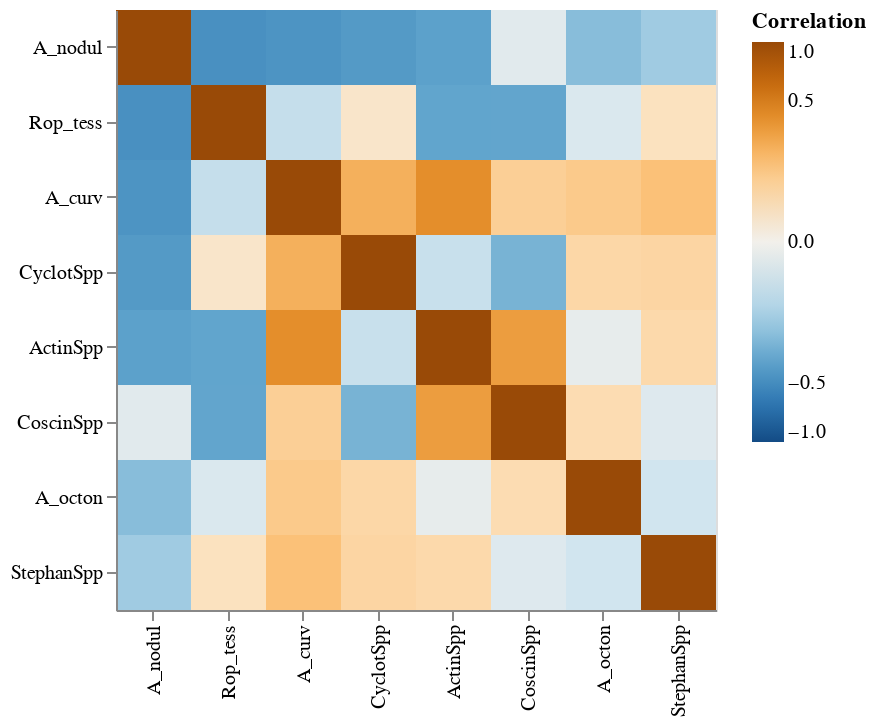

This figure's notebook cell:
### Markdown cell above
_Type your answer here, replacing this text._

### Code cell
corr_mx = diatoms.set_index(['Depth', 'Age']).corr() # SOLUTION

# melt corr_mx
# BEGIN SOLUTION
corr_mx_long = corr_mx.reset_index().rename(
    columns = {'index': 'row'}
).melt(
    id_vars = 'row',
    var_name = 'col',
    value_name = 'Correlation'
)
# END SOLUTION

# construct heatmap
# BEGIN SOLUTION
fig5 = alt.Chart(corr_mx_long).mark_rect().encode(
    x = alt.X('col', title = '', sort = {'field': 'Correlation', 'order': 'ascending'}),
    y = alt.Y('row', title = '', sort = {'field': 'Correlation', 'order': 'ascending'}),
    color = alt.Color('Correlation', 
                      scale = alt.Scale(scheme = 'blueorange',
                                        domain = (-1, 1), 
                                        type = 'sqrt'),
                     legend = alt.Legend(tickCount = 5))
).properties(width = 300, height = 300)
# END SOLUTION

# display
fig5

### Figure 1 — Vega-Lite specification as saved in the notebook (floating-point values rounded to 4 significant figures)
{"config": {"view": {"continuousWidth": 400, "continuousHeight": 300}}, "data": {"name": "data-9ee510db773f5545a7d2d7974b488e8b"}, "mark": "rect", "encoding": {"color": {"field": "Correlation", "legend": {"tickCount": 5}, "scale": {"domain": [-1, 1], "scheme": "blueorange", "type": "sqrt"}, "type": "quantitative"}, "x": {"field": "col", "sort": {"field": "Correlation", "order": "ascending"}, "title": "", "type": "nominal"}, "y": {"field": "row", "sort": {"field": "Correlation", "order": "ascending"}, "title": "", "type": "nominal"}}, "height": 300, "width": 300, "$schema": "https://vega.github.io/schema/vega-lite/v4.17.0.json", "datasets": {"data-9ee510db773f5545a7d2d7974b488e8b": [{"row": "A_curv", "col": "A_curv", "Correlation": 1.0}, {"row": "A_octon", "col": "A_curv", "Correlation": 0.1115}, {"row": "ActinSpp", "col": "A_curv", "Correlation": 0.3909}, {"row": "A_nodul", "col": "A_curv", "Correlation": -0.4468}, {"row": "CoscinSpp", "col": "A_curv", "Correlation": 0.09122}, {"row": "CyclotSpp", "col": "A_curv", "Correlation": 0.2194}, {"row": "Rop_tess", "col": "A_curv", "Correlation": -0.06269}, {"row": "StephanSpp", "col": "A_curv", "Correlation": 0.1519}, {"row": "A_curv", "col": "A_octon", "Correlation": 0.1115}, {"row": "A_octon", "col": "A_octon", "Correlation": 1.0}, {"row": "ActinSpp", "col": "A_octon", "Correlation": -0.005009}, {"row": "A_nodul", "col": "A_octon", "Correlation": -0.218}, {"row": "CoscinSpp", "col": "A_octon", "Correlation": 0.04959}, {"row": "CyclotSpp", "col": "A_octon", "Correlation": 0.06525}, {"row": "Rop_tess", "col": "A_octon", "Correlation": -0.02305}, {"row": "StephanSpp", "col": "A_octon", "Correlation": -0.04102}, {"row": "A_curv", "col": "ActinSpp", "Correlation": 0.3909}, {"row": "A_octon", "col": "ActinSpp", "Correlation": -0.005009}, {"row": "ActinSpp", "col": "ActinSpp", "Correlation": 1.0}, {"row": "A_nodul", "col": "ActinSpp", "Correlation": -0.3635}, {"row": "CoscinSpp", "col": "ActinSpp", "Correlation": 0.306}, {"row": "CyclotSpp", "col": "ActinSpp", "Correlation": -0.05573}, {"row": "Rop_tess", "col": "ActinSpp", "Correlation": -0.3434}, {"row": "StephanSpp", "col": "ActinSpp", "Correlation": 0.05849}, {"row": "A_curv", "col": "A_nodul", "Correlation": -0.4468}, {"row": "A_octon", "col": "A_nodul", "Correlation": -0.218}, {"row": "ActinSpp", "col": "A_nodul", "Correlation": -0.3635}, {"row": "A_nodul", "col": "A_nodul", "Correlation": 1.0}, {"row": "CoscinSpp", "col": "A_nodul", "Correlation": -0.01092}, {"row": "CyclotSpp", "col": "A_nodul", "Correlation": -0.4073}, {"row": "Rop_tess", "col": "A_nodul", "Correlation": -0.4719}, {"row": "StephanSpp", "col": "A_nodul", "Correlation": -0.1514}, {"row": "A_curv", "col": "CoscinSpp", "Correlation": 0.09122}, {"row": "A_octon", "col": "CoscinSpp", "Correlation": 0.04959}, {"row": "ActinSpp", "col": "CoscinSpp", "Correlation": 0.306}, {"row": "A_nodul", "col": "CoscinSpp", "Correlation": -0.01092}, {"row": "CoscinSpp", "col": "CoscinSpp", "Correlation": 1.0}, {"row": "CyclotSpp", "col": "CoscinSpp", "Correlation": -0.2662}, {"row": "Rop_tess", "col": "CoscinSpp", "Correlation": -0.3418}, {"row": "StephanSpp", "col": "CoscinSpp", "Correlation": -0.01633}, {"row": "A_curv", "col": "CyclotSpp", "Correlation": 0.2194}, {"row": "A_octon", "col": "CyclotSpp", "Correlation": 0.06525}, {"row": "ActinSpp", "col": "CyclotSpp", "Correlation": -0.05573}, {"row": "A_nodul", "col": "CyclotSpp", "Correlation": -0.4073}, {"row": "CoscinSpp", "col": "CyclotSpp", "Correlation": -0.2662}, {"row": "CyclotSpp", "col": "CyclotSpp", "Correlation": 1.0}, {"row": "Rop_tess", "col": "CyclotSpp", "Correlation": 0.01815}, {"row": "StephanSpp", "col": "CyclotSpp", "Correlation": 0.07068}, {"row": "A_curv", "col": "Rop_tess", "Correlation": -0.06269}, {"row": "A_octon", "col": "Rop_tess", "Correlation": -0.02305}, {"row": "ActinSpp", "col": "Rop_tess", "Correlation": -0.3434}, {"row": "A_nodul", "col": "Rop_tess", "Correlation": -0.4719}, {"row": "CoscinSpp", "col": "Rop_tess", "Correlation": -0.3418}, {"row": "CyclotSpp", "col": "Rop_tess", "Correlation": 0.01815}, {"row": "Rop_tess", "col": "Rop_tess", "Correlation": 1.0}, {"row": "StephanSpp", "col": "Rop_tess", "Correlation": 0.03261}, {"row": "A_curv", "col": "StephanSpp", "Correlation": 0.1519}, {"row": "A_octon", "col": "StephanSpp", "Correlation": -0.04102}, {"row": "ActinSpp", "col": "StephanSpp", "Correlation": 0.05849}, {"row": "A_nodul", "col": "StephanSpp", "Correlation": -0.1514}, {"row": "CoscinSpp", "col": "StephanSpp", "Correlation": -0.01633}, {"row": "CyclotSpp", "col": "StephanSpp", "Correlation": 0.07068}, {"row": "Rop_tess", "col": "StephanSpp", "Correlation": 0.03261}, {"row": "StephanSpp", "col": "StephanSpp", "Correlation": 1.0}]}}
